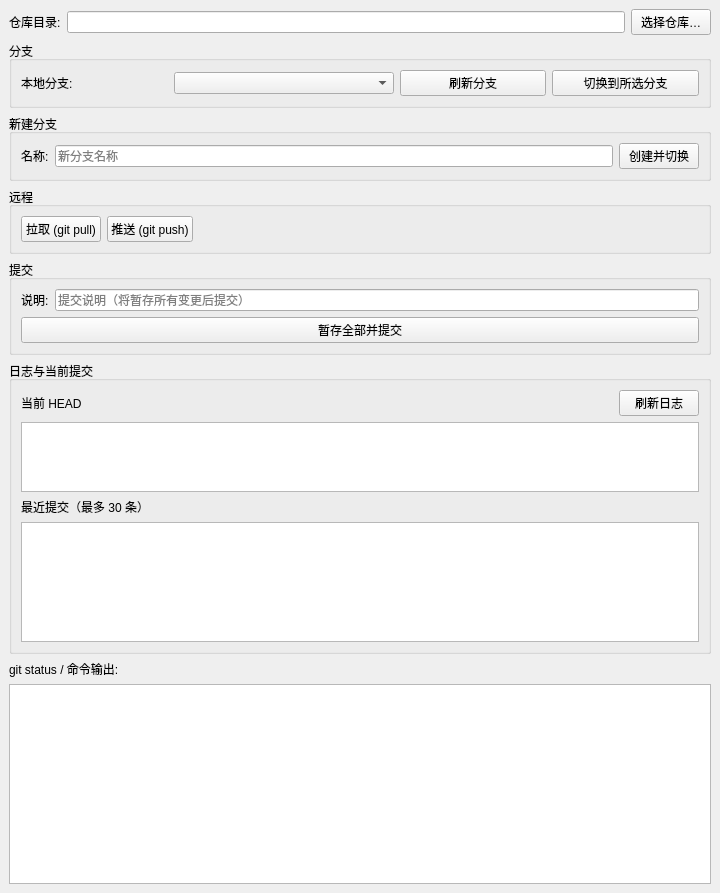
<?xml version="1.0" encoding="UTF-8"?>
<ui version="4.0">
 <class>MainWindow</class>
 <widget class="QMainWindow" name="MainWindow">
  <property name="geometry">
   <rect>
    <x>0</x>
    <y>0</y>
    <width>720</width>
    <height>680</height>
   </rect>
  </property>
  <property name="windowTitle">
   <string>Git 可视化操作</string>
  </property>
  <widget class="QWidget" name="centralwidget">
   <layout class="QVBoxLayout" name="verticalLayout_root">
    <item>
     <layout class="QHBoxLayout" name="horizontalLayout_repo">
      <item>
       <widget class="QLabel" name="label_repo">
        <property name="text">
         <string>仓库目录:</string>
        </property>
       </widget>
      </item>
      <item>
       <widget class="QLineEdit" name="path_edit">
        <property name="readOnly">
         <bool>true</bool>
        </property>
       </widget>
      </item>
      <item>
       <widget class="QPushButton" name="btn_browse">
        <property name="text">
         <string>选择仓库…</string>
        </property>
       </widget>
      </item>
     </layout>
    </item>
    <item>
     <widget class="QGroupBox" name="group_branch">
      <property name="title">
       <string>分支</string>
      </property>
      <layout class="QHBoxLayout" name="horizontalLayout_branch">
       <item>
        <widget class="QLabel" name="label_branch">
         <property name="text">
          <string>本地分支:</string>
         </property>
        </widget>
       </item>
       <item>
        <widget class="QComboBox" name="branch_combo">
         <property name="minimumSize">
          <size>
           <width>220</width>
           <height>0</height>
          </size>
         </property>
        </widget>
       </item>
       <item>
        <widget class="QPushButton" name="btn_refresh">
         <property name="text">
          <string>刷新分支</string>
         </property>
        </widget>
       </item>
       <item>
        <widget class="QPushButton" name="btn_switch">
         <property name="text">
          <string>切换到所选分支</string>
         </property>
        </widget>
       </item>
      </layout>
     </widget>
    </item>
    <item>
     <widget class="QGroupBox" name="group_new_branch">
      <property name="title">
       <string>新建分支</string>
      </property>
      <layout class="QHBoxLayout" name="horizontalLayout_new">
       <item>
        <widget class="QLabel" name="label_new_name">
         <property name="text">
          <string>名称:</string>
         </property>
        </widget>
       </item>
       <item>
        <widget class="QLineEdit" name="new_branch_edit">
         <property name="placeholderText">
          <string>新分支名称</string>
         </property>
        </widget>
       </item>
       <item>
        <widget class="QPushButton" name="btn_create">
         <property name="text">
          <string>创建并切换</string>
         </property>
        </widget>
       </item>
      </layout>
     </widget>
    </item>
    <item>
     <widget class="QGroupBox" name="group_remote">
      <property name="title">
       <string>远程</string>
      </property>
      <layout class="QHBoxLayout" name="horizontalLayout_remote">
       <item>
        <widget class="QPushButton" name="btn_pull">
         <property name="text">
          <string>拉取 (git pull)</string>
         </property>
        </widget>
       </item>
       <item>
        <widget class="QPushButton" name="btn_push">
         <property name="text">
          <string>推送 (git push)</string>
         </property>
        </widget>
       </item>
       <item>
        <spacer name="horizontalSpacer_remote">
         <property name="orientation">
          <enum>Qt::Horizontal</enum>
         </property>
         <property name="sizeHint" stdset="0">
          <size>
           <width>40</width>
           <height>20</height>
          </size>
         </property>
        </spacer>
       </item>
      </layout>
     </widget>
    </item>
    <item>
     <widget class="QGroupBox" name="group_commit">
      <property name="title">
       <string>提交</string>
      </property>
      <layout class="QVBoxLayout" name="verticalLayout_commit">
       <item>
        <layout class="QFormLayout" name="formLayout_commit">
         <item row="0" column="0">
          <widget class="QLabel" name="label_commit_msg">
           <property name="text">
            <string>说明:</string>
           </property>
          </widget>
         </item>
         <item row="0" column="1">
          <widget class="QLineEdit" name="commit_msg">
           <property name="placeholderText">
            <string>提交说明（将暂存所有变更后提交）</string>
           </property>
          </widget>
         </item>
        </layout>
       </item>
       <item>
        <widget class="QPushButton" name="btn_commit">
         <property name="text">
          <string>暂存全部并提交</string>
         </property>
        </widget>
       </item>
      </layout>
     </widget>
    </item>
    <item>
     <widget class="QGroupBox" name="group_head_log">
      <property name="title">
       <string>日志与当前提交</string>
      </property>
      <layout class="QVBoxLayout" name="verticalLayout_head_log">
       <item>
        <layout class="QHBoxLayout" name="horizontalLayout_head_btns">
         <item>
          <widget class="QLabel" name="label_head_hint">
           <property name="text">
            <string>当前 HEAD</string>
           </property>
          </widget>
         </item>
         <item>
          <spacer name="horizontalSpacer_head">
           <property name="orientation">
            <enum>Qt::Horizontal</enum>
           </property>
           <property name="sizeHint" stdset="0">
            <size>
             <width>40</width>
             <height>20</height>
            </size>
           </property>
          </spacer>
         </item>
         <item>
          <widget class="QPushButton" name="btn_refresh_head_log">
           <property name="text">
            <string>刷新日志</string>
           </property>
          </widget>
         </item>
        </layout>
       </item>
       <item>
        <widget class="QTextEdit" name="text_head">
         <property name="readOnly">
          <bool>true</bool>
         </property>
         <property name="maximumSize">
          <size>
           <width>16777215</width>
           <height>130</height>
          </size>
         </property>
        </widget>
       </item>
       <item>
        <widget class="QLabel" name="label_recent_log">
         <property name="text">
          <string>最近提交（最多 30 条）</string>
         </property>
        </widget>
       </item>
       <item>
        <widget class="QTextEdit" name="text_log">
         <property name="readOnly">
          <bool>true</bool>
         </property>
         <property name="minimumSize">
          <size>
           <width>0</width>
           <height>120</height>
          </size>
         </property>
        </widget>
       </item>
      </layout>
     </widget>
    </item>
    <item>
     <widget class="QLabel" name="label_output">
      <property name="text">
       <string>git status / 命令输出:</string>
      </property>
     </widget>
    </item>
    <item>
     <widget class="QTextEdit" name="output">
      <property name="readOnly">
       <bool>true</bool>
      </property>
      <property name="minimumSize">
       <size>
        <width>0</width>
        <height>200</height>
       </size>
      </property>
     </widget>
    </item>
   </layout>
  </widget>
 </widget>
 <resources/>
 <connections/>
</ui>
